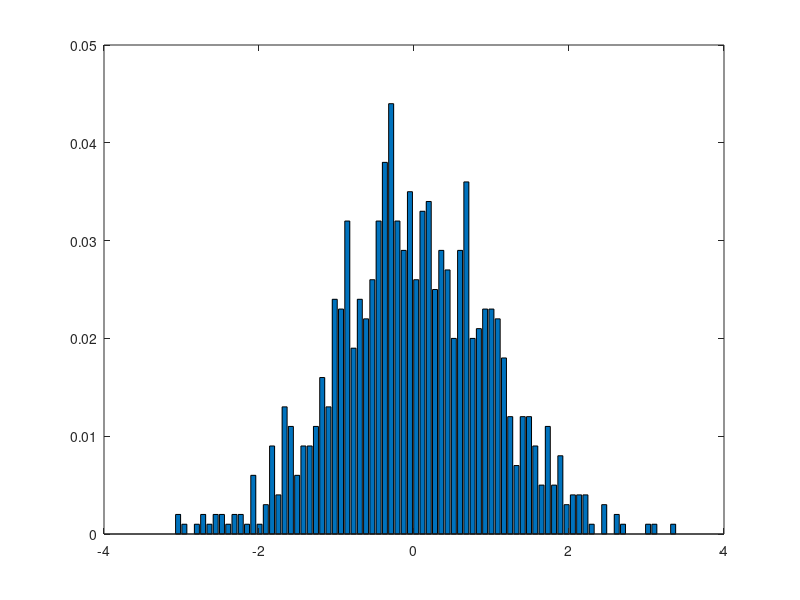

Here is the MATLAB script that generated this plot:
clear;
n = 1000;
mu1 = 0, sigma1 = 2, mu2 = 15, sigma2 = 3;
p = 0.7;
x1 = normrnd(mu1,sigma1,[1000,n]);
x2 = normrnd(mu2,sigma2,[1000,n]);
x3 = unifrnd(0,1,[1000,n]);
eta = zeros(1000,n);
eta(x3 <= p) = 1;
Z = x1 + eta.* x2;

EZ = mu1 + p * mu2;
DZ = sigma1^2 + p * sigma2^2 + p * (1-p) * mu2^2;

for i = 1 : 1000
    temp = 0;
    for j = 1 : n
        temp = Z(i,j) + temp;
    end
    U(i) = (temp - n * EZ) / sqrt(n * DZ);
end

[counts_U, centers_U] = hist(U, 80);
bar(centers_U, counts_U / sum(counts_U))
